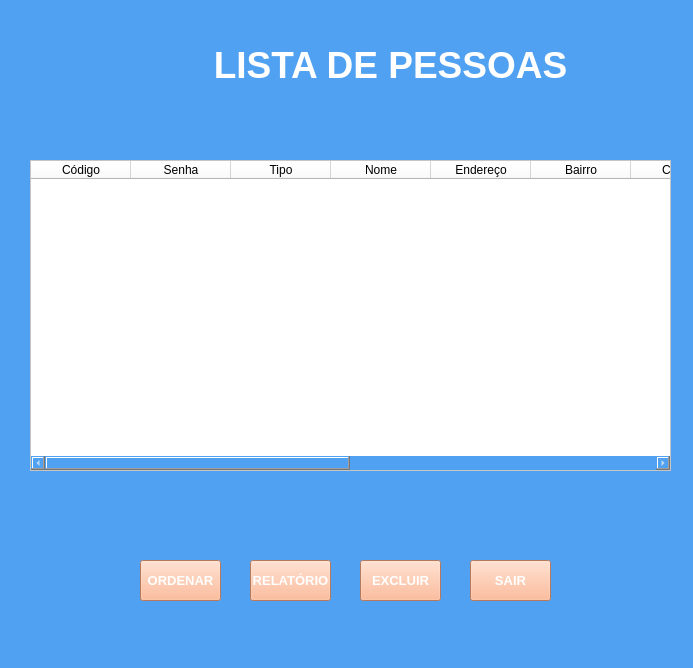
<?xml version="1.0" encoding="UTF-8"?>
<ui version="4.0">
 <class>MainWindow</class>
 <widget class="QMainWindow" name="MainWindow">
  <property name="geometry">
   <rect>
    <x>0</x>
    <y>0</y>
    <width>693</width>
    <height>668</height>
   </rect>
  </property>
  <property name="windowTitle">
   <string>MainWindow</string>
  </property>
  <property name="styleSheet">
   <string notr="true">background-color: rgb(80, 161, 241);
color: rgb(255, 255, 255);</string>
  </property>
  <widget class="QWidget" name="centralwidget">
   <widget class="QLabel" name="label">
    <property name="geometry">
     <rect>
      <x>160</x>
      <y>20</y>
      <width>461</width>
      <height>91</height>
     </rect>
    </property>
    <property name="text">
     <string>&lt;html&gt;&lt;head/&gt;&lt;body&gt;&lt;p align=&quot;center&quot;&gt;&lt;span style=&quot; font-size:28pt; font-weight:600; color:#ffffff;&quot;&gt;LISTA DE PESSOAS&lt;/span&gt;&lt;/p&gt;&lt;/body&gt;&lt;/html&gt;</string>
    </property>
    <property name="alignment">
     <set>Qt::AlignCenter</set>
    </property>
   </widget>
   <widget class="QTableWidget" name="tableWidget">
    <property name="geometry">
     <rect>
      <x>30</x>
      <y>160</y>
      <width>641</width>
      <height>311</height>
     </rect>
    </property>
    <property name="styleSheet">
     <string notr="true">background-color: rgb(255, 255, 255);
color: rgb(0, 0, 0);</string>
    </property>
    <column>
     <property name="text">
      <string>Código</string>
     </property>
    </column>
    <column>
     <property name="text">
      <string>Senha</string>
     </property>
    </column>
    <column>
     <property name="text">
      <string>Tipo</string>
     </property>
    </column>
    <column>
     <property name="text">
      <string>Nome</string>
     </property>
    </column>
    <column>
     <property name="text">
      <string>Endereço</string>
     </property>
    </column>
    <column>
     <property name="text">
      <string>Bairro</string>
     </property>
    </column>
    <column>
     <property name="text">
      <string>Cidade</string>
     </property>
    </column>
    <column>
     <property name="text">
      <string>Estado</string>
     </property>
    </column>
    <column>
     <property name="text">
      <string>Telefone</string>
     </property>
    </column>
    <column>
     <property name="text">
      <string>Email</string>
     </property>
    </column>
    <column>
     <property name="text">
      <string>New Column</string>
     </property>
    </column>
    <column>
     <property name="text">
      <string>Usuário</string>
     </property>
    </column>
   </widget>
   <widget class="QPushButton" name="btExcluirPessoas">
    <property name="geometry">
     <rect>
      <x>360</x>
      <y>560</y>
      <width>81</width>
      <height>41</height>
     </rect>
    </property>
    <property name="font">
     <font>
      <pointsize>10</pointsize>
      <weight>75</weight>
      <bold>true</bold>
     </font>
    </property>
    <property name="styleSheet">
     <string notr="true">color: rgb(255, 255, 255);
background-color: rgb(255, 170, 127);</string>
    </property>
    <property name="text">
     <string>EXCLUIR</string>
    </property>
   </widget>
   <widget class="QPushButton" name="btSairPessoas">
    <property name="geometry">
     <rect>
      <x>470</x>
      <y>560</y>
      <width>81</width>
      <height>41</height>
     </rect>
    </property>
    <property name="font">
     <font>
      <pointsize>10</pointsize>
      <weight>75</weight>
      <bold>true</bold>
     </font>
    </property>
    <property name="styleSheet">
     <string notr="true">color: rgb(255, 255, 255);
background-color: rgb(255, 170, 127);</string>
    </property>
    <property name="text">
     <string>SAIR</string>
    </property>
   </widget>
   <widget class="QPushButton" name="btOrdenarPorPessoas">
    <property name="geometry">
     <rect>
      <x>140</x>
      <y>560</y>
      <width>81</width>
      <height>41</height>
     </rect>
    </property>
    <property name="font">
     <font>
      <pointsize>10</pointsize>
      <weight>75</weight>
      <bold>true</bold>
     </font>
    </property>
    <property name="styleSheet">
     <string notr="true">color: rgb(255, 255, 255);
background-color: rgb(255, 170, 127);</string>
    </property>
    <property name="text">
     <string>ORDENAR</string>
    </property>
   </widget>
   <widget class="QPushButton" name="btGerarRelatorioPessoas">
    <property name="geometry">
     <rect>
      <x>250</x>
      <y>560</y>
      <width>81</width>
      <height>41</height>
     </rect>
    </property>
    <property name="font">
     <font>
      <pointsize>10</pointsize>
      <weight>75</weight>
      <bold>true</bold>
     </font>
    </property>
    <property name="styleSheet">
     <string notr="true">color: rgb(255, 255, 255);
background-color: rgb(255, 170, 127);
</string>
    </property>
    <property name="text">
     <string>RELATÓRIO</string>
    </property>
   </widget>
   <widget class="QLabel" name="label_11">
    <property name="geometry">
     <rect>
      <x>20</x>
      <y>20</y>
      <width>121</width>
      <height>91</height>
     </rect>
    </property>
    <property name="text">
     <string/>
    </property>
    <property name="pixmap">
     <pixmap>Apresentação1-removebg-previewaawwwwwwwwwwww.png</pixmap>
    </property>
    <property name="scaledContents">
     <bool>true</bool>
    </property>
   </widget>
  </widget>
  <widget class="QStatusBar" name="statusbar"/>
 </widget>
 <resources/>
 <connections/>
</ui>
